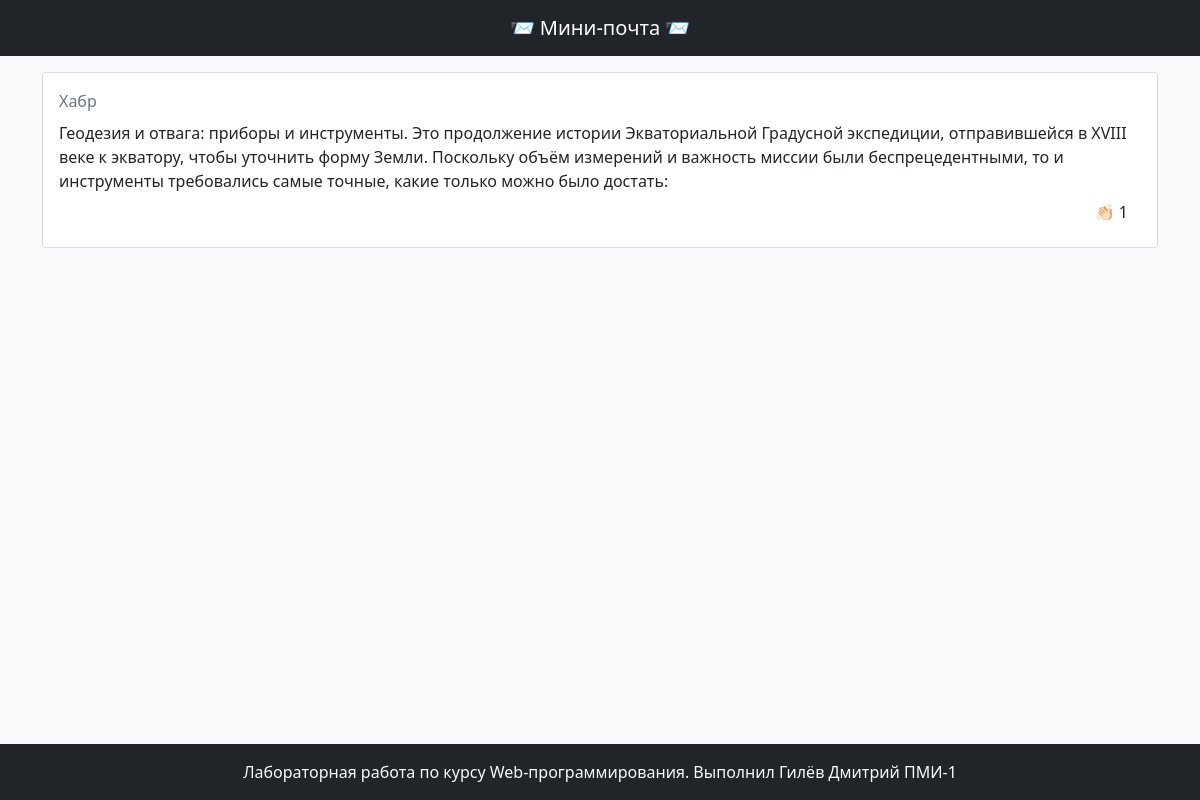
The page /messages/1 on the database its author committed.
### tables this page shows
CREATE TABLE messages
               (id INTEGER PRIMARY KEY AUTOINCREMENT, name text, message text, clap int);

### main.py (the view)
@app.route('/messages/<int:message_id>', methods=['GET'])
def show_message(message_id: int):
    (id, name, message, clap) = Storage.get_message(message_id)
    return render_template("message.html", id = id, name = name, message = message, clap = clap)

### storage/__init__.py (called while the page is built)
    @staticmethod
    def get_message(message_id: int) -> Message:
        cur = db.cursor()
        messages = cur.execute('SELECT * FROM messages WHERE id = ?', (message_id,)).fetchall()
        db.commit()
        return messages[0]

### templates/message.html (shortened to what this page needs)
<!DOCTYPE html>
<html lang="ru">
  <head>
    <link href="{{ url_for('static', filename='css/bootstrap.min.css') }}" rel="stylesheet" />
  </head>
  <body>
    <div class="d-flex flex-column bg-light min-vh-100">
      <nav class="navbar navbar-expand-lg navbar-dark bg-dark">
        <div class="container">
          <a class="navbar-brand mx-auto" href="/">📨 Мини-почта 📨</a>
        </div>
      </nav>
      <main class="container flex-fill my-3">
        <article class="card" data-test="message">
          <div class="card-body">
            <header class="card-title d-flex">
              <div class="text-muted" data-test="message-author">{{name}}</div>
            </header>
            <div class="card-text" data-test="message-text">
              {{message}}
            </div>
            <div class="d-flex">
              <form class="ms-auto" data-test="message-clap-form" action="/messages/clap/{{id}}", method="POST">
                <button class="btn">👏🏻 <span data-test="clap-count">{{ clap }}</span></button>
              </form>
            </div>
          </div>
        </article>
      </main>
      <footer class="bg-dark text-light py-3">
        <div class="container text-center">
          Лабораторная работа по курсу Web-программирования. Выполнил Гилёв Дмитрий ПМИ-1
        </div>
      </footer>
    </div>
  </body>
</html>

### rows shown on the page
messages: name "Хабр", message "Геодезия и отвага: приборы и инструменты. Это продолжение истории Экваториальной Градусной экспедиции, отправившейся в XVIII веке к экватору, чтобы уточнить форму Земли. Поскольку объём измерений и важность миссии были беспрецедентными, то и инструменты требовались самые точные, какие только можно было достать:"

### other values the page prints
{{ clap }} "1"
